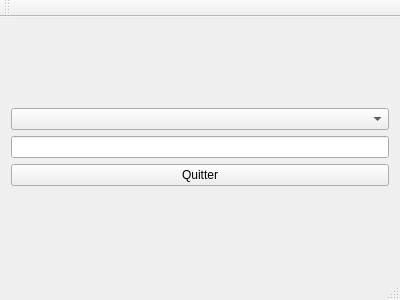
<?xml version="1.0" encoding="UTF-8"?>
<ui version="4.0">
 <class>MonApplication</class>
 <widget class="QMainWindow" name="MonApplication">
  <property name="geometry">
   <rect>
    <x>0</x>
    <y>0</y>
    <width>400</width>
    <height>300</height>
   </rect>
  </property>
  <property name="windowTitle">
   <string>MonApplication</string>
  </property>
  <widget class="QWidget" name="centralWidget">
   <layout class="QVBoxLayout" name="verticalLayout_2">
    <item>
     <layout class="QVBoxLayout" name="verticalLayout">
      <item>
       <widget class="QComboBox" name="comboBox">
        <property name="minimumContentsLength">
         <number>1</number>
        </property>
       </widget>
      </item>
      <item>
       <widget class="QLineEdit" name="lineEdit">
        <property name="readOnly">
         <bool>true</bool>
        </property>
       </widget>
      </item>
      <item>
       <widget class="QPushButton" name="pushButton">
        <property name="text">
         <string>Quitter</string>
        </property>
       </widget>
      </item>
     </layout>
    </item>
   </layout>
  </widget>
  <widget class="QMenuBar" name="menuBar">
   <property name="geometry">
    <rect>
     <x>0</x>
     <y>0</y>
     <width>400</width>
     <height>22</height>
    </rect>
   </property>
  </widget>
  <widget class="QToolBar" name="mainToolBar">
   <attribute name="toolBarArea">
    <enum>TopToolBarArea</enum>
   </attribute>
   <attribute name="toolBarBreak">
    <bool>false</bool>
   </attribute>
  </widget>
  <widget class="QStatusBar" name="statusBar"/>
 </widget>
 <layoutdefault spacing="6" margin="11"/>
 <resources/>
 <connections/>
</ui>
